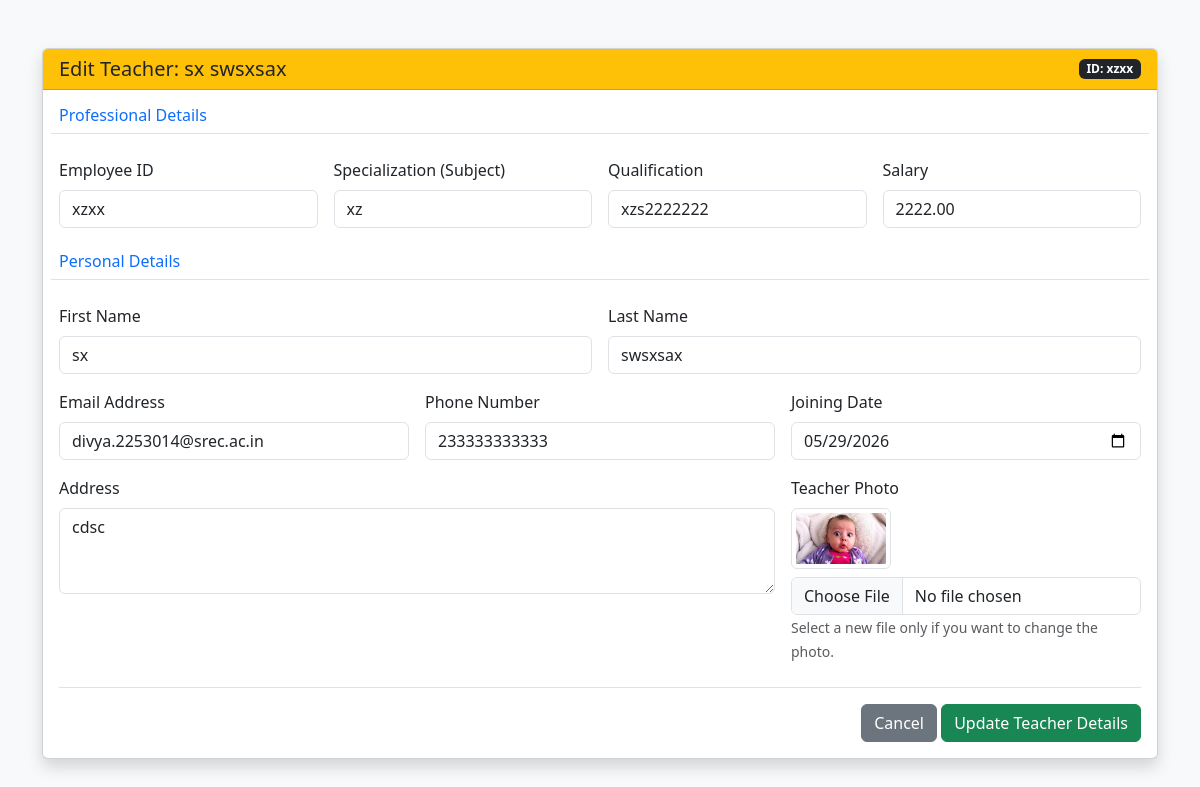
Screenshot of /index.php/teachers/edit/2 with the database file from the repository.
### tables this page shows
CREATE TABLE `teachers` (
  `id` int(11) NOT NULL,
  `emp_id` varchar(50) NOT NULL,
  `subject` varchar(100) DEFAULT NULL,
  `qualification` varchar(100) DEFAULT NULL,
  `joining_date` date DEFAULT NULL,
  `salary` decimal(10,2) DEFAULT NULL,
  `first_name` varchar(100) DEFAULT NULL,
  `last_name` varchar(100) DEFAULT NULL,
  `email` varchar(100) DEFAULT NULL,
  `phone` varchar(20) DEFAULT NULL,
  `address` text DEFAULT NULL,
  `photo` varchar(255) DEFAULT 'default.png',
  `created_at` timestamp NOT NULL DEFAULT current_timestamp()
);

### application/controllers/Teachers.php (called while the page is built, shortened)
<?php
class Teachers extends CI_Controller {
    public function __construct() {
        $this->load->model('Teacher_model');
        $this->load->helper(array('url', 'form'));
    }
    public function edit($id) {
        $data['teacher'] = $this->Teacher_model->get_teacher_by_id($id);
        $this->load->view('edit_teacher', $data);
    }
}

### index.php (called while the page is built, shortened)
<?php
require_once BASEPATH.'core/CodeIgniter.php';

### application/models/Teacher_model.php (called while the page is built, shortened)
<?php
class Teacher_model extends CI_Model {
    public function get_teacher_by_id($id) {
        return $this->db->get_where('teachers', array('id' => $id))->row_array();
    }
}

### application/views/edit_teacher.php (the view, shortened to what this page needs)
<!DOCTYPE html>
<html lang="en">
<head>
    <link rel="stylesheet" href="https://cdn.jsdelivr.net/npm/bootstrap@5.3.0/dist/css/bootstrap.min.css">
</head>
<body class="bg-light">
    <div class="container mt-5 mb-5">
        <div class="card shadow">
            <div class="card-header bg-warning text-dark d-flex justify-content-between align-items-center">
                <h5 class="mb-0">Edit Teacher: <?php echo $teacher['first_name'] . ' ' . $teacher['last_name']; ?></h5>
                <span class="badge bg-dark">ID: <?php echo $teacher['emp_id']; ?></span>
            </div>
            <div class="card-body">
                <form action="<?php echo site_url('teachers/edit/'.$teacher['id']); ?>" method="POST" enctype="multipart/form-data">
                    <div class="row g-3">
                        <h6 class="text-primary border-bottom pb-2">Professional Details</h6>
                        <div class="col-md-3">
                            <label class="form-label">Employee ID</label>
                            <input type="text" name="emp_id" class="form-control" value="<?php echo $teacher['emp_id']; ?>" required>
                        </div>
                        <div class="col-md-3">
                            <label class="form-label">Specialization (Subject)</label>
                            <input type="text" name="subject" class="form-control" value="<?php echo $teacher['subject']; ?>">
                        </div>
                        <div class="col-md-3">
                            <label class="form-label">Qualification</label>
                            <input type="text" name="qualification" class="form-control" value="<?php echo $teacher['qualification']; ?>">
                        </div>
                        <div class="col-md-3">
                            <label class="form-label">Salary</label>
                            <input type="number" name="salary" class="form-control" value="<?php echo $teacher['salary']; ?>">
                        </div>
                        <h6 class="text-primary border-bottom pb-2 mt-4">Personal Details</h6>
                        <div class="col-md-6">
                            <label class="form-label">First Name</label>
                            <input type="text" name="first_name" class="form-control" value="<?php echo $teacher['first_name']; ?>" required>
                        </div>
                        <div class="col-md-6">
                            <label class="form-label">Last Name</label>
                            <input type="text" name="last_name" class="form-control" value="<?php echo $teacher['last_name']; ?>">
                        </div>
                        <div class="col-md-4">
                            <label class="form-label">Email Address</label>
                            <input type="email" name="email" class="form-control" value="<?php echo $teacher['email']; ?>">
                        </div>
                        <div class="col-md-4">
                            <label class="form-label">Phone Number</label>
                            <input type="text" name="phone" class="form-control" value="<?php echo $teacher['phone']; ?>">
                        </div>
                        <div class="col-md-4">
                            <label class="form-label">Joining Date</label>
                            <input type="date" name="joining_date" class="form-control" value="<?php echo $teacher['joining_date']; ?>">
                        </div>
                        <div class="col-md-8">
                            <label class="form-label">Address</label>
                            <textarea name="address" class="form-control" rows="3"><?php echo $teacher['address']; ?></textarea>
                        </div>
                        <div class="col-md-4">
                            <label class="form-label">Teacher Photo</label>
                            <div class="mb-2">
                                <img src="<?php echo base_url('uploads/teachers/'.$teacher['photo']); ?>" width="100" class="img-thumbnail rounded">
                            </div>
                            <input type="file" name="teacher_photo" class="form-control">
                            <small class="text-muted">Select a new file only if you want to change the photo.</small>
                        </div>
                    </div>
                    <div class="mt-4 pt-3 border-top text-end">
                        <a href="<?php echo site_url('teachers'); ?>" class="btn btn-secondary">Cancel</a>
                        <button type="submit" class="btn btn-success">Update Teacher Details</button>
                    </div>
                </form>
            </div>
        </div>
    </div>
</body>
</html>

### rows the page displays
teachers: first_name "sx", last_name "swsxsax", emp "xzxx", emp_id "xzxx", subject "xz", qualification "xzs2222222", salary "2222.00", email "divya.2253014@srec.ac.in", phone "233333333333", joining_date "05/29/2026", address "cdsc", photo (picture)
